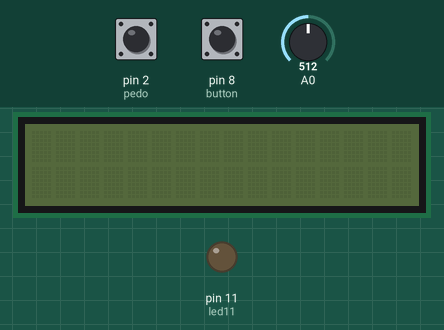
This sketch was run on a simulated Arduino Uno, built with avr-gcc and run on an emulated ATmega328P. Parts: 16×2 character LCD, output pins drawn as LEDs (lit = HIGH). Inputs (shaded band) come from the test bench; at power-on: pin 8 (button) HIGH, A0 = 512, pin 2 (pedo) HIGH. What the sketch prints to the serial monitor is not drawn.

Above: at 1.4 s.
1.5 s: pin 8 (button) pulled LOW for 3.2 s
At 3.46 s:
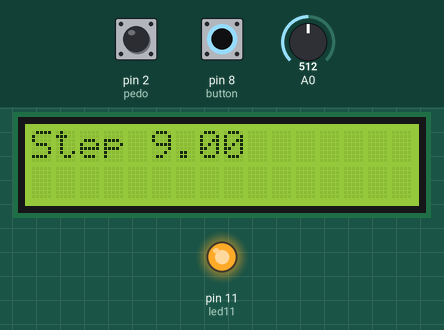
6.2 s: pin 8 (button) pulled LOW for 1 s
At 7.4 s:
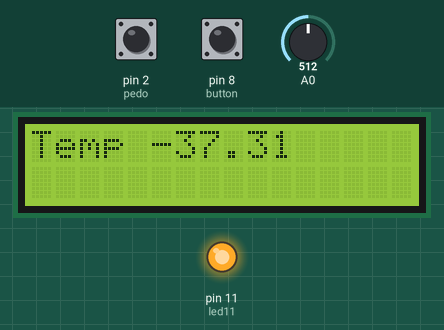
8.7 s: A0 set to 716
At 10.2 s:
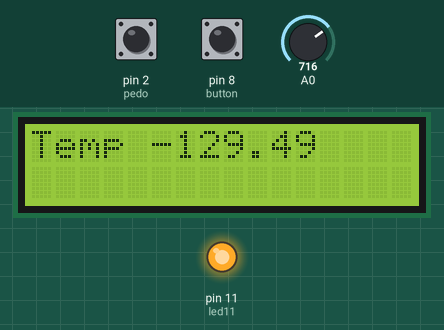
10.5 s: A0 set to 900
At 11.2 s:
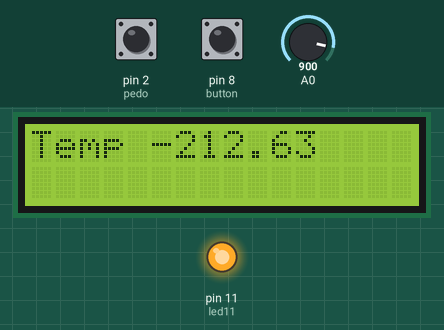
12.3 s: A0 set to 1023
At 13.5 s:
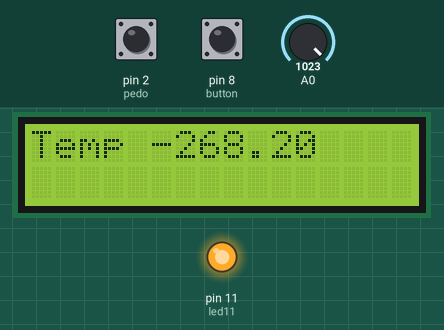
13.8 s: pin 8 (button) pulled LOW for 0.35 s
At 14.58 s:
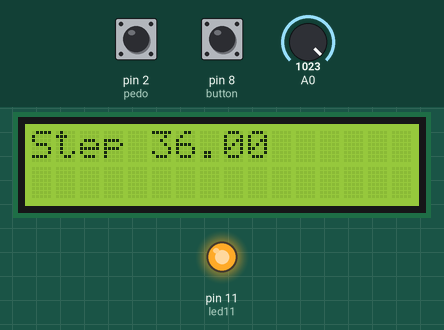
Timing chart, 0 to 16.8 s (numbered marks = the images above; inputs shaded):
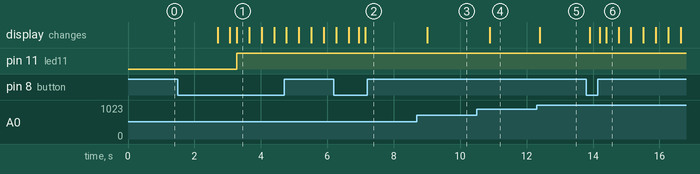

The sketch:

test.ino
```cpp
//Library
#include <Wire.h>
#include <LiquidCrystal_I2C.h>

LiquidCrystal_I2C lcd(0x27, 16, 2);

// Pin define
int PinA0 = 0;
int led11 = 11; // LED11 use to learn how button work
int led12 = 12; // LED12 for extra function
int button = 8;
int pedo = 2;

/* --------------------------------------------------------*/

unsigned long waitTime = 1000; // time hold button

boolean ledStatus = 0 ;        //LED11 off as default
boolean lastledStatus = 1;

/* Hold button */
boolean lastButton_HoldStatus = 1;
boolean buttonLongPress = 1;

/* Click button */
int buttonPushCounter = 0;
int buttonState = 0;
int lastButtonState = 0;

/* Counting step */
int pedoCount = 0;

unsigned long lastChangedTime; // last time changing state of hold button

/* Temperature sensor */
float Vout = 0;
float Temp = 0;

/* LCD */
int countpedo = 0;
int counttemp = 0;

/**************************************************************************************/

// Function prototype
void printtolcd(char *s, float data);
void printinlcd(char *s, float data);
void Led_blink();
void Temperature();
void Choose_program();

/*************************************************************************************/

// Setup
void setup() {
  // put your setup code here, to run once:
  pinMode(led11, OUTPUT);
  pinMode(button, INPUT_PULLUP);
  pinMode(pedo, INPUT_PULLUP);

  digitalWrite(led11, ledStatus);

  Serial.begin(9600);
}

/*************************************************************************************/

//Program start
void loop() {

  /*--------------------------------------------------------------------------*/
  // Code of button choose function
  boolean reading = digitalRead(button);
  if(reading != lastButton_HoldStatus){
    lastButton_HoldStatus = reading;
    lastChangedTime = millis();

    lastledStatus =! ledStatus; /* use for hold button */
                                /* not changing the state when hold button */
                                /* but will change the state for next hold button */
  }
  if(millis() - lastChangedTime > waitTime){
    buttonLongPress = reading;
    lastChangedTime = millis();
  }
  if(buttonLongPress == false){
    ledStatus = lastledStatus;
    buttonLongPress = true;
  }
  if(ledStatus == 1){
    Choose_program();
  }
  digitalWrite(led11, ledStatus);

  /*-------------------------------------------------------------------------*/

  // Code that run when start system
  Pedometer();  // run pedo when start
  Temperature();
}

/**************************************************************************************************/

// LED function for testing
void Led_blink(){
  digitalWrite(led12, HIGH);
  delay(50);
  digitalWrite(led12, LOW);
  delay(50);
}


// Temperature function for reading data from sensor
void Temperature(){
  int count = 0; // use for distinguish the first time print to LCD with other print to LCD

  PinA0 = analogRead(A0);
  Vout = PinA0 / 0.2046;

  Temp = (Vout - 2098.84)/-10.817; /* range of temperature -10¤C to 50¤C */
                                   /* Caculated by equation V - V1 = (V2-V1)/(T2-T1)*(T-T1)  */
  Serial.println(Temp);
}

void TemperaturetoLCD(){
  if(counttemp==0){
    printtolcd("Temp", Temp);

  }
  else{
    printinlcd("Temp", Temp);
  }
  counttemp++;
}


// Pedometer function for reading data from sensor
void Pedometer(){
  int PedoStatus = digitalRead(pedo);

  if(PedoStatus == HIGH){
     pedoCount++;
     delay(300);
  }else{}
  Serial.println(pedoCount);
}

void PedometertoLCD(){
  if(countpedo==0){
    printtolcd("Step", pedoCount);

  }
  else{
    printinlcd("Step", pedoCount);
  }
  countpedo++;
}

/***********************************************************************************/

//LCD PART
void printtolcd(char *s, float data){
  lcd.begin();
  lcd.setCursor(16,0);
  lcd.print(s);
  lcd.print(" ");
  lcd.print(data);
  for (int positionCounter = 0; positionCounter < 16; positionCounter++) {
  lcd.scrollDisplayLeft();
  delay(30);
  }
}

void printinlcd(char *s, float data){
  lcd.begin();
  lcd.setCursor(0,0);
  lcd.print(s);
  lcd.print(" ");
  lcd.print(data);
}

/***********************************************************************************/

void Choose_program(){
  buttonState = digitalRead(button);
    if(buttonState != lastButtonState){
      if(buttonState == 0){
        buttonPushCounter++;
      }
    }

    lastButtonState = buttonState;

    if(buttonPushCounter % 2 == 0){
      PedometertoLCD();
      counttemp = 0;
    }
    else{
      TemperaturetoLCD();
      countpedo = 0;
    }
}
```

Measured:
- after the input at 1.5 s, pin 11 (led11): LOW → HIGH after 1.8 s
- after the input at 6.2 s, the display: first differs from a run without the input after 0.44 s (image 2 shows a later state)
- after the input at 8.7 s, the display: changes after 0.31 s (image 3)
- after the input at 10.5 s, the display: changes after 0.39 s (image 4)
- after the input at 12.3 s, the display: changes after 0.10 s (image 5)
- after the input at 13.8 s, the display: first changes after 0.10 s (image 6 shows a later state)
